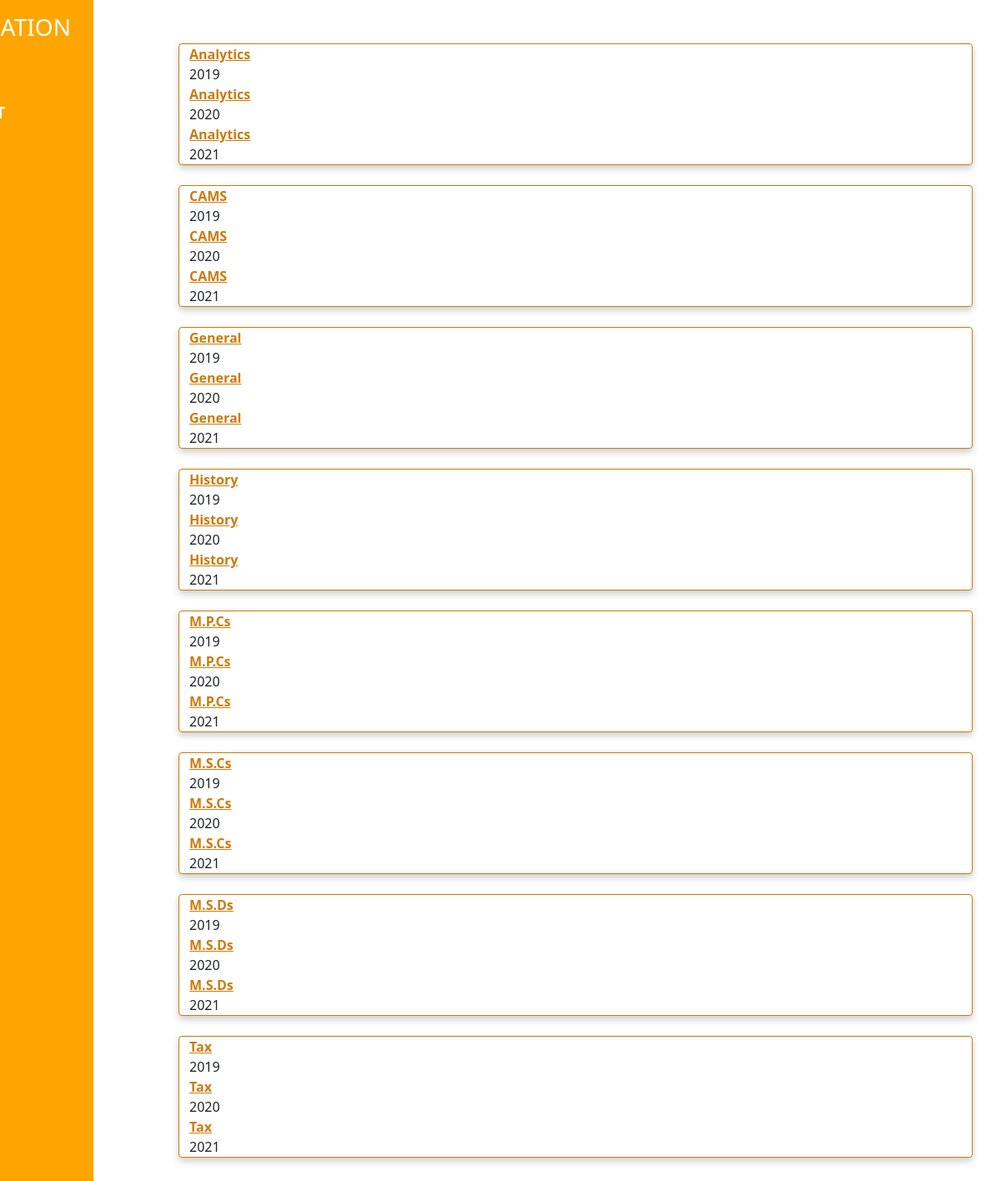
The page /Homepage/Welcome/same/ on the database its author committed.
### student/models.py (models this page shows)
class Groups(models.Model):
	Group = models.CharField(default = '',max_length = 10, primary_key = True)
	Class = models.CharField(default  = '',max_length = 10)
	Groups_Type = models.CharField(default = '',max_length=10, choices = Groups_Type_Choices)

### student/views.py (the view)
# urls.py: path('Homepage/Welcome/same/',faculty,name = 'faculty'),
def faculty(request):
	Groups_list = sorted_set(Student,'Group')
	Class_list = sorted_set(Student,'Class')
	Year_Of_Admission_list = sorted_set(Student,'Year_Of_Admission')
	Student_list = Student.objects.all()
	content = {
					'Class_list':Class_list,
					'Groups_list':Groups_list,
					'Year_Of_Admission_list': Year_Of_Admission_list,
					'Student_list':Student_list
				}
	return render(request, 'temp/course.html',content)

### student/logic.py (called while the page is built)
def sorted_set(class_name,variable_name):
	Total_Groups = set()
	Total_Year_Of_Admission = set()
	Total_Class = set()
	students =  Student.objects.all()
	groups = Groups.objects.all()
	for student in students:
		Total_Year_Of_Admission.add(student.Year_Of_Admission)
	for group in groups:
		Total_Groups.add(group.Group)
		Total_Class.add(group.Class)
	if variable_name == 'Group':
		return sorted(Total_Groups)
	elif variable_name == 'Year_Of_Admission':
		return sorted(Total_Year_Of_Admission)
	elif variable_name == 'Class':
		return sorted(Total_Class)

### templates/temp/course.html (shortened to what this page needs)
{% extends "main.html" %}
{% block content %}
{% load static%}
<body>
	<div class="side-navbar active-nav d-flex justify-content-between flex-wrap flex-column" id="sidebar">
  <ul class="nav flex-column text-white w-100">
    <a href="#" class="nav-link h3 text-white my-2">
      ADMINSTRATION
    </a>
    <a href="/Homepage/Welcome/same/" class="nav-link">
    </a>
    <a href="/Faculty/AddStudent/Details/Register/NewStudent/" class="nav-link">
      <span class="mx-2"><b>ADD STUDENT</b></span>
    </a>
    <a href="/" class="nav-link">
    </a>
  </ul>
</div>
<div class="p-1 my-container active-cont">
<br>
<div class="container1">
	<br>
	{% for Group in Groups_list %}
	<div class="row">
		<div class='card' style="padding:20px solid #f7bd6d;">
		{% for Year in Year_Of_Admission_list %}
		<div class="col">
			<b><a href="/Faculty/{{Year}}/{{Group}}" style="color:#cb7b0b;">{{Group}}</a><br></b>
			{{Year}}<br>
		</div>
		{% endfor %}
	</div>
</div>
	<br>
	{% endfor %}
</div>
{% endblock %}

### templates/main.html (shortened to what this page needs)
{% load static %}
<!DOCTYPE html>
<html>
	<head>
		<link href="https://cdn.jsdelivr.net/npm/bootstrap@5.0.2/dist/css/bootstrap.min.css" rel="stylesheet">
	</head>
	<body>
		<div class="container">
			{% block content %}
			{% endblock %}
  		</div>
	</body>
</html>

### templates/temp/course.html (style rules this page uses)
.card { box-shadow: 0 4px 8px 0 rgba(0,0,0,0.2); border-color: #cb7b0b; }
.side-navbar { width: 270px; height: 100%; position: fixed; margin-left: -300px; background-color:#ffa500; transition: 0.5s; border-color: yellow; }
.my-container { transition: 0.4s; }
.active-nav { margin-left: -200px; }
.active-cont { margin-left: 180px; }
.mx-2 { font-size: 20px; color: white; }

### rows shown on the page
Groups: Year_Of_Admission_list "Analytics" "Analytics" "Analytics"
Groups: Year_Of_Admission_list "CAMS" "CAMS" "CAMS"
Groups: Year_Of_Admission_list "General" "General" "General"
Groups: Year_Of_Admission_list "History" "History" "History"
Groups: Year_Of_Admission_list "M.P.Cs" "M.P.Cs" "M.P.Cs"
Groups: Year_Of_Admission_list "M.S.Cs" "M.S.Cs" "M.S.Cs"
Groups: Year_Of_Admission_list "M.S.Ds" "M.S.Ds" "M.S.Ds"
Groups: Year_Of_Admission_list "Tax" "Tax" "Tax"

### other values the page prints
{{ Year }} "2019" "2020" "2021" "2019" "2020" "2021" "2019" "2020" "2021" "2019" "2020" "2021" "2019" "2020" "2021" "2019" "2020" "2021" "2019" "2020" "2021" "2019" "2020" "2021"
